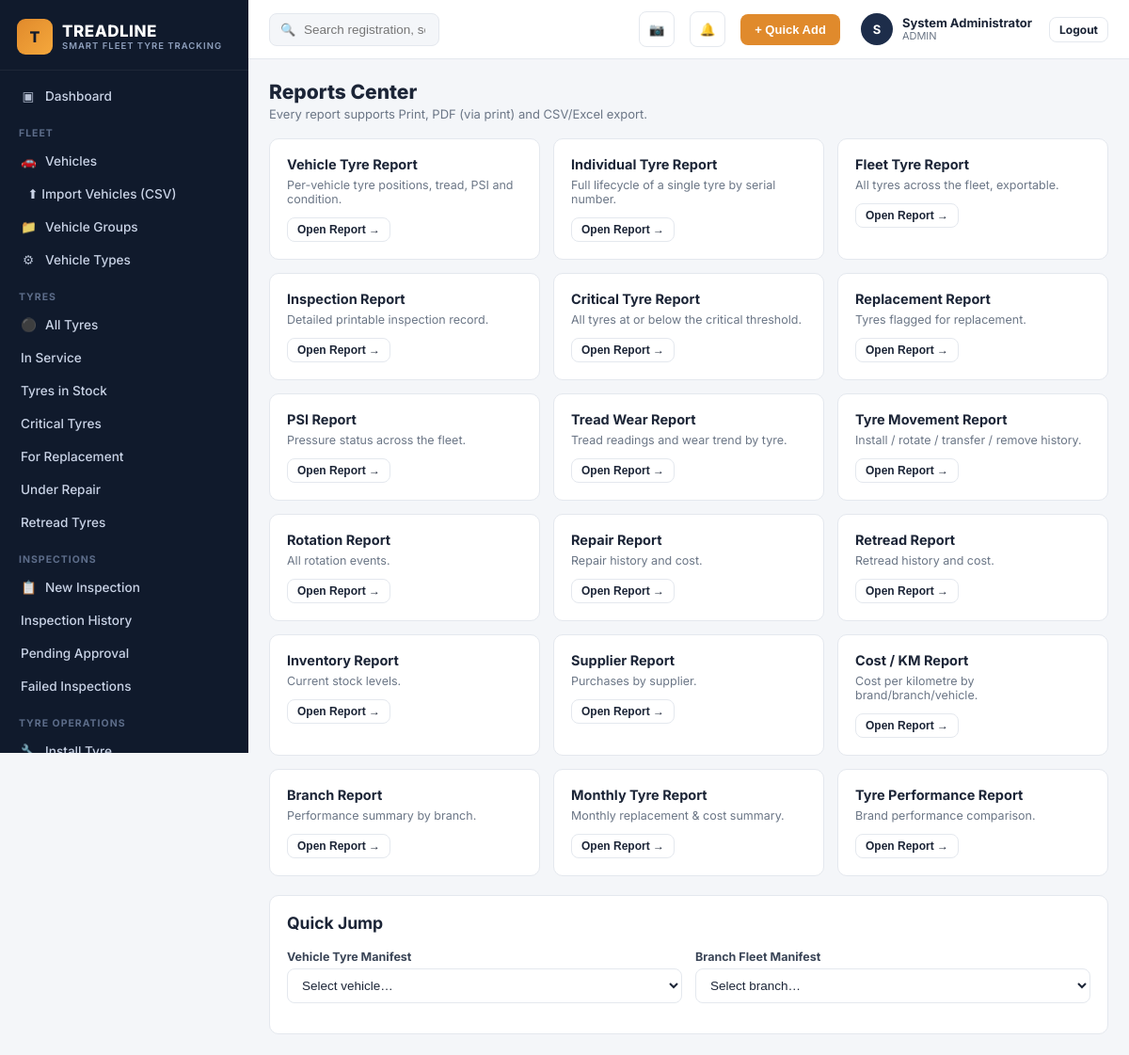
/reports.php (signed in), run on the app's committed database.
### tables this page shows
CREATE TABLE users (
    id INT AUTO_INCREMENT PRIMARY KEY,
    full_name VARCHAR(150) NOT NULL,
    username VARCHAR(100) UNIQUE NOT NULL,
    email VARCHAR(150) UNIQUE,
    password_hash VARCHAR(255) NOT NULL,
    role_id INT NOT NULL,
    branch_id INT NULL,
    phone VARCHAR(30),
    status ENUM('ACTIVE','SUSPENDED') DEFAULT 'ACTIVE',
    remember_token VARCHAR(255) NULL,
    reset_token VARCHAR(255) NULL,
    reset_expires DATETIME NULL,
    last_login DATETIME NULL,
    created_at DATETIME DEFAULT CURRENT_TIMESTAMP,
    FOREIGN KEY (role_id) REFERENCES roles(id)
);

CREATE TABLE roles (
    id INT AUTO_INCREMENT PRIMARY KEY,
    name VARCHAR(50) UNIQUE NOT NULL,
    description VARCHAR(255)
);

### includes/functions.php (called while the page is built, shortened)
<?php
function current_user(): ?array {
    static $cache = null;
    if ($cache !== null) return $cache;
    $stmt = db()->prepare("SELECT u.*, r.name AS role_name, b.name AS branch_name
                           FROM users u JOIN roles r ON u.role_id = r.id
                           LEFT JOIN branches b ON u.branch_id = b.id
                           WHERE u.id = ?");
    $stmt->execute([$_SESSION['user_id']]);
    $cache = $stmt->fetch() ?: null;
    return $cache;
}
function e(?string $s): string { return htmlspecialchars($s ?? '', ENT_QUOTES, 'UTF-8'); }

### config/db.php (called while the page is built, shortened)
<?php
function db(): PDO {
    static $pdo = null;
    if ($pdo === null) {
        try {
            $pdo = new PDO(
                "mysql:host=" . DB_HOST . ";dbname=" . DB_NAME . ";charset=utf8mb4",
                DB_USER,
                DB_PASS,
                [
                    PDO::ATTR_ERRMODE => PDO::ERRMODE_EXCEPTION,
                    PDO::ATTR_DEFAULT_FETCH_MODE => PDO::FETCH_ASSOC,
                    PDO::ATTR_EMULATE_PREPARES => false,
                ]
            );
        } catch (PDOException $e) {
            http_response_code(500);
            die('<h2>Database connection failed</h2><p>' . htmlspecialchars($e->getMessage()) . '</p><p>Check <code>config/db.php</code> and run <code>sql/schema.sql</code> first. See README.md.</p>');
        }
    }
    return $pdo;
}

### reports.php (the view, shortened to what this page needs)
<?php
$reports = [
  ['Vehicle Tyre Report','Per-vehicle tyre positions, tread, PSI and condition.','vehicle'],
  ['Individual Tyre Report','Full lifecycle of a single tyre by serial number.','tyre'],
  ['Fleet Tyre Report','All tyres across the fleet, exportable.','fleet_tyres'],
  ['Inspection Report','Detailed printable inspection record.','inspection'],
  ['Critical Tyre Report','All tyres at or below the critical threshold.','critical'],
  ['Replacement Report','Tyres flagged for replacement.','replacement'],
  ['PSI Report','Pressure status across the fleet.','psi'],
  ['Tread Wear Report','Tread readings and wear trend by tyre.','wear'],
  ['Tyre Movement Report','Install / rotate / transfer / remove history.','movements'],
  ['Rotation Report','All rotation events.','rotation'],
  ['Repair Report','Repair history and cost.','repairs'],
  ['Retread Report','Retread history and cost.','retreads'],
  ['Inventory Report','Current stock levels.','inventory'],
  ['Supplier Report','Purchases by supplier.','suppliers'],
  ['Cost / KM Report','Cost per kilometre by brand/branch/vehicle.','cost_km'],
  ['Branch Report','Performance summary by branch.','branch'],
  ['Monthly Tyre Report','Monthly replacement & cost summary.','monthly'],
  ['Tyre Performance Report','Brand performance comparison.','performance'],
];
include __DIR__ . '/includes/head.php';
include __DIR__ . '/includes/sidebar.php';
?>
<div class="tl-main">
<?php include __DIR__ . '/includes/topbar.php'; ?>
<div class="tl-content">
  <div class="tl-page-head"><div><h1>Reports Center</h1><div class="sub">Every report supports Print, PDF (via print) and CSV/Excel export.</div></div></div>
  <div class="form-row" style="grid-template-columns:repeat(3,1fr);">
    <?php foreach ($reports as [$title, $desc, $key]): ?>
      <div class="tl-card">
        <h3 style="margin:0 0 6px;font-size:14.5px;"><?= e($title) ?></h3>
        <p class="text-muted" style="font-size:12.5px;margin:0 0 12px;"><?= e($desc) ?></p>
        <button class="btn btn-outline btn-sm" onclick="location.href='report_view.php?type=<?= $key ?>'">Open Report →</button>
      </div>
    <?php endforeach; ?>
  </div>
  <div class="tl-card" style="margin-top:20px;">
    <h3 style="margin-top:0;">Quick Jump</h3>
    <div class="form-row">
      <div>
        <label class="form-label">Vehicle Tyre Manifest</label>
        <select class="form-control" onchange="if(this.value) location.href='report_manifest.php?vehicle_id='+this.value">
          <option value="">Select vehicle…</option>
        </select>
      </div>
      <div>
        <label class="form-label">Branch Fleet Manifest</label>
        <select class="form-control" onchange="if(this.value) location.href='report_fleet_manifest.php?branch_id='+this.value">
          <option value="">Select branch…</option>
        </select>
      </div>
    </div>
  </div>
</div>
</div>
<?php include __DIR__ . '/includes/foot.php'; ?>

### includes/topbar.php (shortened to what this page needs)
<?php
$__u = current_user();
?>
<header class="tl-topbar">
  <form class="tl-search" action="search.php" method="get">
    <span class="ic">&#128269;</span>
    <input type="text" name="q" placeholder="Search registration, serial, branding code..." value="<?= e($_GET['q'] ?? '') ?>">
  </form>
  <button class="tl-icon-btn" title="Scan Tyre" onclick="location.href='scan.php'">&#128247;</button>
  <button class="tl-icon-btn" title="Notifications" onclick="location.href='alerts.php'">
    &#128276;
  </button>
  <button class="btn btn-accent" onclick="location.href='quick_add.php'">+ Quick Add</button>
  <div class="tl-profile">
    <div class="tl-avatar"><?= e(strtoupper(substr($__u['full_name'] ?? 'U',0,1))) ?></div>
    <div>
      <div class="name"><?= e($__u['full_name'] ?? '') ?></div>
      <div class="role"><?= e($__u['role_name'] ?? '') ?><?= !empty($__u['branch_name']) ? ' · '.e($__u['branch_name']) : '' ?></div>
    </div>
    <a href="logout.php" class="btn btn-outline btn-sm" style="margin-left:8px;">Logout</a>
  </div>
</header>

### assets/css/style.css (style rules this page uses)
:root { --tl-navy:#101a2c; --tl-navy-2:#16233b; --tl-navy-3:#1d2d4a; --tl-accent:#e08a2c; --tl-accent-2:#f5a83c; --tl-green:#2f9e5b; --tl-red:#dc3545; --tl-amber:#e69138; --tl-blue:#2f6fed; --tl-bg:#f4f6f9; --tl-card:#ffffff; --tl-border:#e4e8ee; --tl-text:#1c2537; --tl-text-muted:#6b7686; --radius:10px; font-size:15px; }
* { box-sizing:border-box; }
body { margin:0; background:var(--tl-bg); color:var(--tl-text); font-family:'Inter','Segoe UI',Roboto,Helvetica,Arial,sans-serif; -webkit-font-smoothing:antialiased; }
.tl-main { flex:1; min-width:0; display:flex; flex-direction:column; }
.tl-topbar { background:#fff; border-bottom:1px solid var(--tl-border); padding:12px 22px; display:flex; align-items:center; gap:16px; position:sticky; top:0; z-index:30; }
.tl-search { flex:1; max-width:420px; position:relative; }
.tl-search input { width:100%; padding:9px 14px 9px 36px; border-radius:8px; border:1px solid var(--tl-border); background:var(--tl-bg); font-size:13.5px; }
.tl-search .ic { position:absolute; left:12px; top:50%; transform:translateY(-50%); color:var(--tl-text-muted); font-size:13px; }
.tl-icon-btn { width:38px; height:38px; border-radius:8px; border:1px solid var(--tl-border); background:#fff; display:flex; align-items:center; justify-content:center; position:relative; cursor:pointer; color:var(--tl-text); }
.tl-profile { display:flex; align-items:center; gap:10px; padding-left:6px; }
.tl-avatar { width:34px; height:34px; border-radius:50%; background:var(--tl-navy-3); color:#fff; display:flex; align-items:center; justify-content:center; font-weight:700; font-size:13px; }
.tl-profile .name { font-size:13px; font-weight:700; line-height:1.1; }
.tl-profile .role { font-size:11px; color:var(--tl-text-muted); }
.tl-content { padding:22px; flex:1; }
.tl-page-head { display:flex; align-items:flex-end; justify-content:space-between; flex-wrap:wrap; gap:12px; margin-bottom:18px; }
.tl-page-head h1 { font-size:21px; margin:0 0 3px; font-weight:800; }
.tl-page-head .sub { color:var(--tl-text-muted); font-size:13px; }
.tl-card { background:var(--tl-card); border:1px solid var(--tl-border); border-radius:var(--radius); padding:18px; }
.btn { display:inline-flex; align-items:center; gap:6px; border-radius:8px; padding:8px 14px; font-size:13px; font-weight:700; cursor:pointer; border:1px solid transparent; }
.btn-accent { background:var(--tl-accent); color:#fff; }
.btn-outline { background:#fff; border:1px solid var(--tl-border); color:var(--tl-text); }
.btn-sm { padding:5px 10px; font-size:12px; }
.form-label { font-size:12.5px; font-weight:700; margin-bottom:5px; display:block; color:#3a4557; }
.form-control, select.form-control, textarea.form-control { width:100%; padding:9px 11px; border:1px solid var(--tl-border); border-radius:8px; font-size:13.5px; background:#fff; color:var(--tl-text); }
.form-row { display:grid; grid-template-columns:repeat(auto-fit,minmax(190px,1fr)); gap:14px; margin-bottom:14px; }
.text-muted { color:var(--tl-text-muted); }

### data on the page
users: full_name "S", full_name "System Administrator", role.name "ADMIN"

### other printed values
$title "Vehicle Tyre Report"
$desc "Per-vehicle tyre positions, tread, PSI and condition."
$title "Individual Tyre Report"
$desc "Full lifecycle of a single tyre by serial number."
$title "Fleet Tyre Report"
$desc "All tyres across the fleet, exportable."
$title "Inspection Report"
$desc "Detailed printable inspection record."
$title "Critical Tyre Report"
$desc "All tyres at or below the critical threshold."
$title "Replacement Report"
$desc "Tyres flagged for replacement."
$title "PSI Report"
$desc "Pressure status across the fleet."
$title "Tread Wear Report"
